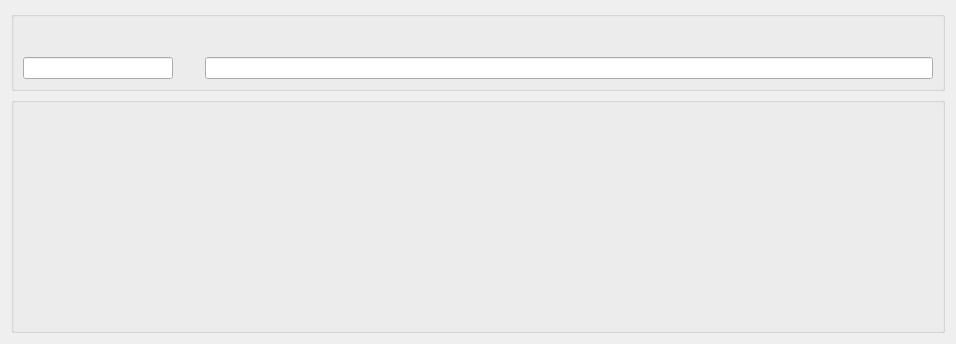
<?xml version="1.0" encoding="UTF-8"?>
<ui version="4.0">
 <class>UIMessageDetailView</class>
 <widget class="QWidget" name="UIMessageDetailView">
  <property name="geometry">
   <rect>
    <x>0</x>
    <y>0</y>
    <width>956</width>
    <height>344</height>
   </rect>
  </property>
  <property name="windowTitle">
   <string>Form</string>
  </property>
  <layout class="QVBoxLayout" name="verticalLayout">
   <item>
    <widget class="QGroupBox" name="groupBox_2">
     <property name="sizePolicy">
      <sizepolicy hsizetype="Preferred" vsizetype="Fixed">
       <horstretch>0</horstretch>
       <verstretch>0</verstretch>
      </sizepolicy>
     </property>
     <property name="minimumSize">
      <size>
       <width>0</width>
       <height>80</height>
      </size>
     </property>
     <property name="title">
      <string/>
     </property>
     <layout class="QGridLayout" name="gridLayout_2">
      <item row="1" column="0">
       <widget class="QLineEdit" name="editProcessName">
        <property name="maximumSize">
         <size>
          <width>150</width>
          <height>16777215</height>
         </size>
        </property>
        <property name="readOnly">
         <bool>true</bool>
        </property>
       </widget>
      </item>
      <item row="1" column="2">
       <widget class="QLabel" name="labelOperation">
        <property name="text">
         <string/>
        </property>
        <property name="scaledContents">
         <bool>false</bool>
        </property>
       </widget>
      </item>
      <item row="1" column="1">
       <widget class="QLabel" name="labelOperationIcon">
        <property name="text">
         <string/>
        </property>
       </widget>
      </item>
      <item row="1" column="3">
       <widget class="QLineEdit" name="editPath">
        <property name="readOnly">
         <bool>true</bool>
        </property>
       </widget>
      </item>
      <item row="0" column="0">
       <widget class="QLabel" name="labelTime">
        <property name="text">
         <string/>
        </property>
        <property name="textInteractionFlags">
         <set>Qt::LinksAccessibleByMouse|Qt::TextSelectableByMouse</set>
        </property>
       </widget>
      </item>
      <item row="0" column="1" colspan="3">
       <widget class="QLabel" name="labelStatus">
        <property name="text">
         <string/>
        </property>
        <property name="textInteractionFlags">
         <set>Qt::LinksAccessibleByMouse|Qt::TextSelectableByMouse</set>
        </property>
       </widget>
      </item>
     </layout>
    </widget>
   </item>
   <item>
    <widget class="QGroupBox" name="groupBox">
     <property name="title">
      <string/>
     </property>
     <layout class="QGridLayout" name="gridLayout"/>
    </widget>
   </item>
  </layout>
 </widget>
 <resources/>
 <connections/>
</ui>
